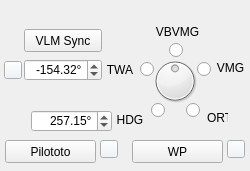
  <widget class="QFrame" name="frame">
   <property name="geometry">
    <rect>
     <x>0</x>
     <y>338</y>
     <width>250</width>
     <height>171</height>
    </rect>
   </property>
   <property name="autoFillBackground">
    <bool>false</bool>
   </property>
   <property name="frameShape">
    <enum>QFrame::NoFrame</enum>
   </property>
   <property name="lineWidth">
    <number>2</number>
   </property>
   <widget class="QDoubleSpinBox" name="spin_HDG">
    <property name="geometry">
     <rect>
      <x>31</x>
      <y>110</y>
      <width>81</width>
      <height>22</height>
     </rect>
    </property>
    <property name="font">
     <font>
      <pointsize>9</pointsize>
     </font>
    </property>
    <property name="alignment">
     <set>Qt::AlignRight|Qt::AlignTrailing|Qt::AlignVCenter</set>
    </property>
    <property name="suffix">
     <string>°</string>
    </property>
    <property name="maximum">
     <double>400.000000000000000</double>
    </property>
    <property name="value">
     <double>257.149999999999977</double>
    </property>
   </widget>
   <widget class="QLabel" name="lab_TWA">
    <property name="geometry">
     <rect>
      <x>104</x>
      <y>60</y>
      <width>32</width>
      <height>20</height>
     </rect>
    </property>
    <property name="text">
     <string>TWA</string>
    </property>
    <property name="alignment">
     <set>Qt::AlignCenter</set>
    </property>
   </widget>
   <widget class="QDial" name="dial">
    <property name="geometry">
     <rect>
      <x>150</x>
      <y>56</y>
      <width>50</width>
      <height>50</height>
     </rect>
    </property>
    <property name="minimum">
     <number>1</number>
    </property>
    <property name="maximum">
     <number>5</number>
    </property>
    <property name="value">
     <number>3</number>
    </property>
    <property name="sliderPosition">
     <number>3</number>
    </property>
    <property name="invertedAppearance">
     <bool>false</bool>
    </property>
    <property name="invertedControls">
     <bool>false</bool>
    </property>
   </widget>
   <widget class="QRadioButton" name="rd_VBVMG">
    <property name="geometry">
     <rect>
      <x>169</x>
      <y>42</y>
      <width>16</width>
      <height>17</height>
     </rect>
    </property>
    <property name="text">
     <string notr="true"/>
    </property>
   </widget>
   <widget class="QLabel" name="lab_VMG">
    <property name="geometry">
     <rect>
      <x>214</x>
      <y>60</y>
      <width>33</width>
      <height>16</height>
     </rect>
    </property>
    <property name="text">
     <string>VMG</string>
    </property>
    <property name="alignment">
     <set>Qt::AlignCenter</set>
    </property>
   </widget>
   <widget class="QRadioButton" name="rd_ORTHO">
    <property name="geometry">
     <rect>
      <x>186</x>
      <y>102</y>
      <width>16</width>
      <height>17</height>
     </rect>
    </property>
    <property name="text">
     <string notr="true"/>
    </property>
   </widget>
   <widget class="QLabel" name="lab_HDG">
    <property name="geometry">
     <rect>
      <x>116</x>
      <y>110</y>
      <width>28</width>
      <height>20</height>
     </rect>
    </property>
    <property name="text">
     <string>HDG</string>
    </property>
    <property name="alignment">
     <set>Qt::AlignCenter</set>
    </property>
   </widget>
   <widget class="QRadioButton" name="rd_VMG">
    <property name="geometry">
     <rect>
      <x>197</x>
      <y>61</y>
      <width>16</width>
      <height>17</height>
     </rect>
    </property>
    <property name="text">
     <string notr="true"/>
    </property>
   </widget>
   <widget class="QLabel" name="lab_VBVMG">
    <property name="geometry">
     <rect>
      <x>147</x>
      <y>22</y>
      <width>61</width>
      <height>20</height>
     </rect>
    </property>
    <property name="text">
     <string>VBVMG</string>
    </property>
    <property name="alignment">
     <set>Qt::AlignCenter</set>
    </property>
   </widget>
   <widget class="QDoubleSpinBox" name="spin_TWA">
    <property name="geometry">
     <rect>
      <x>24</x>
      <y>59</y>
      <width>78</width>
      <height>22</height>
     </rect>
    </property>
    <property name="font">
     <font>
      <pointsize>9</pointsize>
     </font>
    </property>
    <property name="alignment">
     <set>Qt::AlignRight|Qt::AlignTrailing|Qt::AlignVCenter</set>
    </property>
    <property name="suffix">
     <string>°</string>
    </property>
    <property name="minimum">
     <double>-200.000000000000000</double>
    </property>
    <property name="maximum">
     <double>200.000000000000000</double>
    </property>
    <property name="value">
     <double>-154.319999999999993</double>
    </property>
   </widget>
   <widget class="QRadioButton" name="rd_TWA">
    <property name="geometry">
     <rect>
      <x>140</x>
      <y>61</y>
      <width>16</width>
      <height>17</height>
     </rect>
    </property>
    <property name="text">
     <string notr="true"/>
    </property>
   </widget>
   <widget class="QLabel" name="lab_ORTHO">
    <property name="geometry">
     <rect>
      <x>207</x>
      <y>110</y>
      <width>21</width>
      <height>16</height>
     </rect>
    </property>
    <property name="text">
     <string>ORT</string>
    </property>
    <property name="alignment">
     <set>Qt::AlignLeading|Qt::AlignLeft|Qt::AlignVCenter</set>
    </property>
   </widget>
   <widget class="QRadioButton" name="rd_HDG">
    <property name="geometry">
     <rect>
      <x>151</x>
      <y>102</y>
      <width>16</width>
      <height>17</height>
     </rect>
    </property>
    <property name="text">
     <string notr="true"/>
    </property>
   </widget>
   <widget class="QPushButton" name="btn_wp">
    <property name="geometry">
     <rect>
      <x>132</x>
      <y>140</y>
      <width>91</width>
      <height>23</height>
     </rect>
    </property>
    <property name="text">
     <string>WP</string>
    </property>
   </widget>
   <widget class="QPushButton" name="btn_pilototo">
    <property name="geometry">
     <rect>
      <x>5</x>
      <y>140</y>
      <width>91</width>
      <height>23</height>
     </rect>
    </property>
    <property name="text">
     <string>Pilototo</string>
    </property>
   </widget>
   <widget class="QPushButton" name="btn_angleFlip">
    <property name="geometry">
     <rect>
      <x>4</x>
      <y>61</y>
      <width>18</width>
      <height>18</height>
     </rect>
    </property>
    <property name="sizePolicy">
     <sizepolicy hsizetype="Preferred" vsizetype="Preferred">
      <horstretch>0</horstretch>
      <verstretch>0</verstretch>
     </sizepolicy>
    </property>
    <property name="maximumSize">
     <size>
      <width>18</width>
      <height>18</height>
     </size>
    </property>
    <property name="font">
     <font>
      <family>MS Shell Dlg 2</family>
      <pointsize>9</pointsize>
     </font>
    </property>
    <property name="styleSheet">
     <string>background-color: rgb(239, 243, 247);</string>
    </property>
    <property name="text">
     <string/>
    </property>
   </widget>
   <widget class="QPushButton" name="btn_clearPilototo">
    <property name="geometry">
     <rect>
      <x>100</x>
      <y>140</y>
      <width>18</width>
      <height>18</height>
     </rect>
    </property>
    <property name="sizePolicy">
     <sizepolicy hsizetype="Preferred" vsizetype="Preferred">
      <horstretch>0</horstretch>
      <verstretch>0</verstretch>
     </sizepolicy>
    </property>
    <property name="maximumSize">
     <size>
      <width>18</width>
      <height>18</height>
     </size>
    </property>
    <property name="font">
     <font>
      <family>MS Shell Dlg 2</family>
      <pointsize>9</pointsize>
     </font>
    </property>
    <property name="styleSheet">
     <string>background-color: rgb(239, 243, 247);</string>
    </property>
    <property name="text">
     <string/>
    </property>
   </widget>
   <widget class="QPushButton" name="btn_clearWP">
    <property name="geometry">
     <rect>
      <x>227</x>
      <y>140</y>
      <width>18</width>
      <height>18</height>
     </rect>
    </property>
    <property name="sizePolicy">
     <sizepolicy hsizetype="Preferred" vsizetype="Preferred">
      <horstretch>0</horstretch>
      <verstretch>0</verstretch>
     </sizepolicy>
    </property>
    <property name="maximumSize">
     <size>
      <width>18</width>
      <height>18</height>
     </size>
    </property>
    <property name="font">
     <font>
      <family>MS Shell Dlg 2</family>
      <pointsize>9</pointsize>
     </font>
    </property>
    <property name="styleSheet">
     <string>background-color: rgb(239, 243, 247);</string>
    </property>
    <property name="text">
     <string/>
    </property>
   </widget>
   <widget class="QPushButton" name="btn_sync">
    <property name="geometry">
     <rect>
      <x>24</x>
      <y>29</y>
      <width>78</width>
      <height>23</height>
     </rect>
    </property>
    <property name="text">
     <string>VLM Sync</string>
    </property>
   </widget>
   <widget class="QLabel" name="lab_RANK">
    <property name="geometry">
     <rect>
      <x>10</x>
      <y>5</y>
      <width>171</width>
      <height>16</height>
     </rect>
    </property>
    <property name="font">
     <font>
      <pointsize>8</pointsize>
     </font>
    </property>
    <property name="text">
     <string/>
    </property>
    <property name="scaledContents">
     <bool>true</bool>
    </property>
    <property name="alignment">
     <set>Qt::AlignLeading|Qt::AlignLeft|Qt::AlignTop</set>
    </property>
   </widget>
  </widget>
